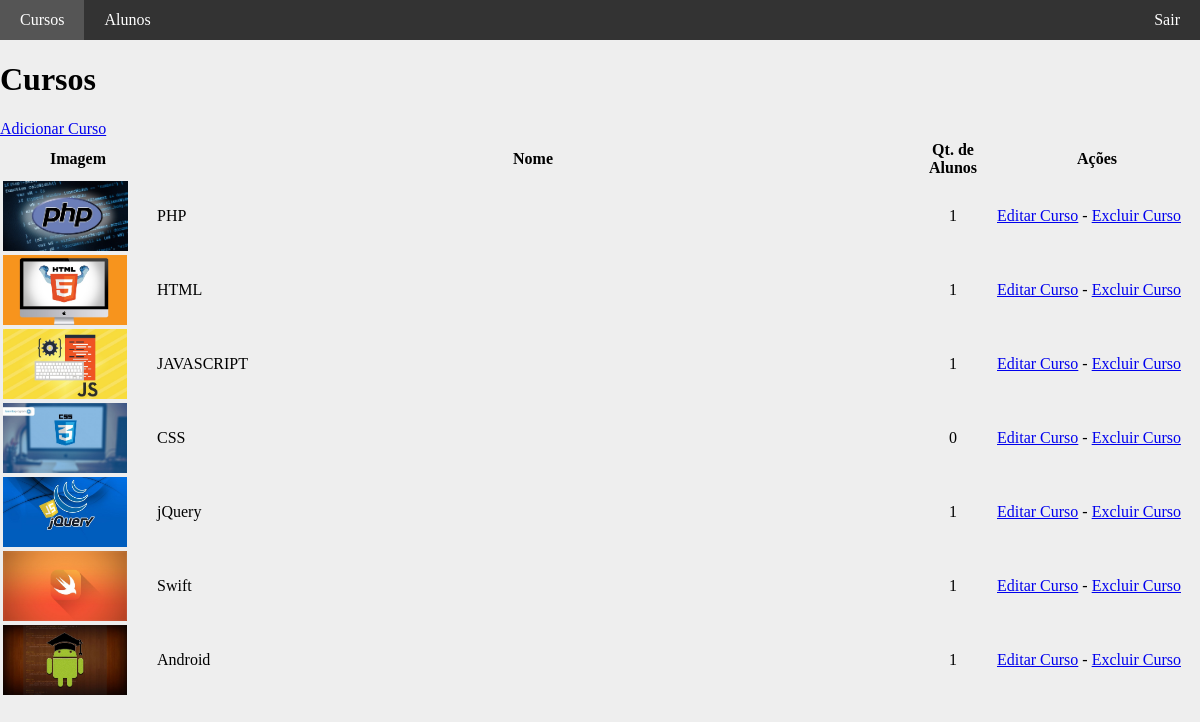
Page /painel/ (signed in) on the committed database.
### tables this page shows
CREATE TABLE `cursos` (
  `id` int(11) unsigned NOT NULL AUTO_INCREMENT,
  `nome` varchar(50) NOT NULL DEFAULT '',
  `imagem` varchar(37) NOT NULL DEFAULT '',
  `descricao` text,
  PRIMARY KEY (`id`)
);

### painel/core/Controller.php (called while the page is built, shortened)
<?php
class controller {
	public function loadTemplate($viewName, $viewData = array()) {
		include 'views/template.php';
	}
	public function loadViewInTemplate($viewName, $viewData) {
		extract($viewData);
		include 'views/'.$viewName.'.php';
	}
}

### painel/controllers/homeController.php (called while the page is built, shortened)
<?php
class homeController extends controller {
	public function index() {
		$dados = array(
			'cursos' => array()
		);
		$cursos = new Cursos();
		$dados['cursos'] = $cursos->getCursos();
		$this->loadTemplate('home', $dados);
	}
}

### painel/core/Core.php (called while the page is built, shortened)
<?php
class Core {
	public function run() {
		$url = explode("index.php", $_SERVER["PHP_SELF"]);
		$url = end($url);
		$params = array();
		if(!empty($url)) {
			$url = explode('/', $url);
			array_shift($url);
			$currentController = $url[0].'Controller';
			array_shift($url);
			if(isset($url[0])) {
				$currentAction = $url[0];
				array_shift($url);
			} else {
				$currentAction = 'index';
			}
			if(count($url) > 0) {
				$params = $url;
			}
		} else {
			$currentAction = 'index';
		}
		$c = new $currentController();
		call_user_func_array(array($c, $currentAction), $params);
	}
}

### painel/index.php (called while the page is built, shortened)
<?php
require 'config.php';
$core = new Core();
$core->run();
?>

### painel/config.php (called while the page is built, shortened)
<?php
$config = array();
if(ENVIRONMENT == 'development') {
	$config['dbname'] = 'ead';
	$config['host'] = 'localhost';
	$config['dbuser'] = 'root';
	$config['dbpass'] = '';
} else {
	$config['dbname'] = 'ead';
	$config['host'] = 'localhost';
	$config['dbuser'] = 'root';
	$config['dbpass'] = '';
}
?>

### painel/core/Model.php (called while the page is built, shortened)
<?php
class model {
	public function __construct() {
		global $config;
		$this->db = new PDO("mysql:dbname=".$config['dbname'].";host=".$config['host'], $config['dbuser'], $config['dbpass']);
	}
}
?>

### painel/models/cursos.php (called while the page is built, shortened)
<?php
class Cursos extends model {
	public function getCursos() {
		$array = array();
		$sql = "SELECT
			*,
			(select count(*) from aluno_curso where aluno_curso.id_curso = cursos.id) as qtalunos
		FROM cursos";
		$sql = $this->db->query($sql);
		if($sql->rowCount() > 0) {
			$array = $sql->fetchAll();
		}
		return $array;
	}
}
?>

### painel/views/home.php (the view)
<h1>Cursos</h1>
<a href="<?php echo BASE; ?>home/adicionar">Adicionar Curso</a><br/>
<table border="0" width="100%">
	<tr>
		<th>Imagem</th>
		<th>Nome</th>
		<th width="80">Qt. de Alunos</th>
		<th>Ações</th>
	</tr>
	<?php foreach($cursos as $curso): ?>
	<tr>
		<td width="150"><img src="<?php echo BASE; ?>../assets/images/cursos/<?php echo $curso['imagem']; ?>" border="0" height="70" /></td>
		<td><?php echo $curso['nome']; ?></td>
		<td align="center"><?php echo $curso['qtalunos']; ?></td>
		<td width="200">
			<a href="<?php echo BASE; ?>home/editar/<?php echo $curso['id']; ?>">Editar Curso</a> -
			<a href="<?php echo BASE; ?>home/excluir/<?php echo $curso['id']; ?>">Excluir Curso</a>
		</td>
	</tr>
	<?php endforeach; ?>
</table>

### painel/views/template.php (shortened to what this page needs)
<html>
	<head>
		<link rel="stylesheet" href="<?php echo BASE; ?>assets/css/template.css" />
	</head>
	<body>
		<div class="topo">
			<a href="<?php echo BASE; ?>">
				<div>Cursos</div>
			</a>
			<a href="<?php echo BASE; ?>alunos">
				<div>Alunos</div>
			</a>
			<a href="<?php echo BASE; ?>login/logout">
				<div style="float:right">Sair</div>
			</a>
		</div>
		<?php $this->loadViewInTemplate($viewName, $viewData); ?>
	</body>
</html>

### painel/assets/css/template.css (style rules this page uses)
body { margin:0; background-color:#EEE; }
.topo { height:40px; background-color:#333; color:#FFF; }
.topo a { color:#FFF; text-decoration: none; }
.topo a div { float:left; height:40px; line-height: 40px; padding-right:20px; padding-left:20px; }

### rows in the picture
cursos: imagem (picture), nome "PHP", qtalunos "1"
cursos: imagem (picture), nome "HTML", qtalunos "1"
cursos: imagem (picture), nome "JAVASCRIPT", qtalunos "1"
cursos: imagem (picture), nome "CSS", qtalunos "0"
cursos: imagem (picture), nome "jQuery", qtalunos "1"
cursos: imagem (picture), nome "Swift", qtalunos "1"
cursos: imagem (picture), nome "Android", qtalunos "1"
